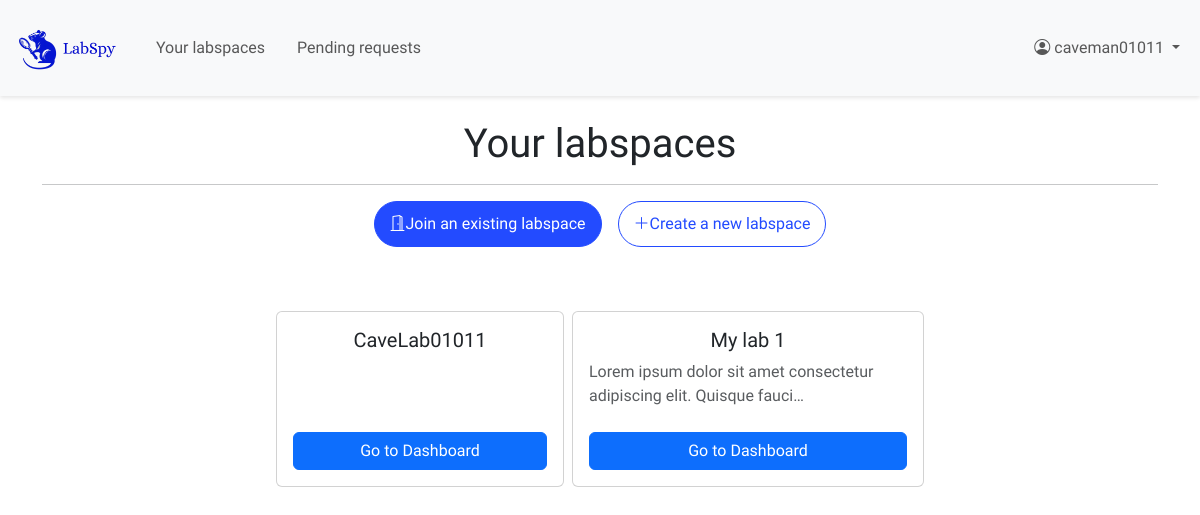
Screenshot of /labspaces/ (signed in) with the database file from the repository.
### users/models.py (models this page shows)
class CustomUser(AbstractUser):
    phone_number = models.CharField(max_length=8, blank=True, null=True)
    date_joined = models.DateTimeField(auto_now_add=True, null=True, blank=True)

### labspaces/models.py (models this page shows, shortened)
class Lab(models.Model):
    code = models.CharField(max_length=6, unique=True, null=True)
    name = models.CharField(max_length=255)
    description = models.TextField(null=True, blank=True, max_length=1024)
    contact_email = models.EmailField(null=True, blank=True)
    created_at = models.DateTimeField(auto_now_add=True)
    def __str__(self):
        return self.name

### labspaces/views.py (the view)
# urls.py: path('', views.home, name='home'),
@login_required
def home(request):
    user_labs_qs = Lab.objects.filter(
        labmembership__user=request.user,
        labmembership__role__in=["owner", "member"]
    ).distinct()
    user_labs = list(user_labs_qs)
    pending_labs_qs = Lab.objects.filter(
        labmembership__user=request.user,
        labmembership__role="pending"
    ).distinct()
    pending_labs = list(pending_labs_qs)
    form = LabJoinForm()
    print(f"User labs: {user_labs}")
    print(f"Pending labs: {pending_labs}")
    return render(
        request,
        'labspaces/home.html',
        {
            "user_labs": user_labs,
            "pending_labs": pending_labs,
            "join_form": form
        }
    )

### labspaces/context_processors.py (called while the page is built, shortened)
def lab_admin_status(request):
    context = {'user_is_admin': False, 'current_lab': None}
    if request.user.is_authenticated:
        try:
            lab_code = get_lab_code_from_url(request)
        except Exception as e:
            pass
    return context

### labspaces/util.py (called while the page is built)
def get_lab_code_from_url(request):
    lab_code = ""
    if request.user.is_authenticated:
        resolved = resolve(request.path)
        if 'code' in resolved.kwargs:
            lab_code = resolved.kwargs['code']
    return lab_code

### labspaces/templates/labspaces/home.html (shortened to what this page needs)
{% extends 'labspaces/layout.html' %}
{% block content %}
{% if user_labs %}
    <h1 class="text-center">Your labspaces</h1>
    <hr>
    <div class="d-flex justify-content-center gap-3 mb-5">
        <button class="btn-1 join-lab-btn"><i class="bi bi-door-open"></i>Join an existing labspace</button>
        <button class="btn-1 create-lab-btn" onclick="window.location.href='{% url 'labspaces:lab_create' %}'"><i class="bi bi-plus-lg"></i>Create a new labspace  </button>
    </div>
    <div class="mx-auto w-75 p-3 d-flex gap-2 align-items-start justify-content-center flex-wrap">
        {% for lab in user_labs %}
            <div class="lab-card card mb-3" style="min-width: 18rem; max-width: 22rem; height: 11rem;">
                <div class="card-body d-flex flex-column">
                    <h5 class="card-title text-center">{{ lab.name|truncatechars:20 }}</h5>
                    <p class="card-text text-muted">
                        {{ lab.description|truncatechars:70}}
                    </p>
                    <a href="{% url 'labspaces:labspace_view' code=lab.code %}" class="btn btn-primary mt-auto">Go to Dashboard</a>
                </div>
            </div>
        {% endfor %}
    </div>
{% endif %}
{% endblock %}

### labspaces/templates/labspaces/layout.html (shortened to what this page needs)
{% load static %}
{% load active_link_tags %}
<!DOCTYPE html>
<html lang="en">
<head>
    <link rel="stylesheet" href="{% static 'labspaces/styles.css' %}">
    <link href="https://cdn.jsdelivr.net/npm/bootstrap@5.3.0/dist/css/bootstrap.min.css" rel="stylesheet">
    <link href="https://cdn.jsdelivr.net/npm/bootstrap-icons@1.10.0/font/bootstrap-icons.css" rel="stylesheet">
</head>
<body>
    <nav class="navbar navbar-expand-lg navbar-light bg-light">
        <div class="container-fluid">
            <a class="navbar-brand" href="{% url 'labspaces:home' %}">
                <img src="{% static 'spy/labspy-mark-nobg.png' %}" alt="LabSpy" style="width: 120px; height: 70px;" >
            </a>
            <div class="collapse navbar-collapse" id="navbarNav">
                <ul class="navbar-nav me-auto gap-3">
                    <li class="nav-item">
                        <a class="nav-link {% active_link 'home' 'active' %}" href="{% url "labspaces:home" %}">Your labspaces</a>
                    </li>
                    <li class="nav-item">
                        <a class="nav-link {% active_link 'user_pending_labs' 'active' %}" href="{% url "labspaces:user_pending_labs" %}">Pending requests</a>
                    </li>
                </ul>
                <ul class="navbar-nav">
                    {% if user.is_authenticated %}
                        <li class="nav-item dropdown">
                            <a class="nav-link dropdown-toggle" href="#" role="button" data-bs-toggle="dropdown">
                                <i class="bi bi-person-circle"></i> {{ user.username }}
                            </a>
                        </li>
                    {% endif %}
                </ul>
            </div>
        </div>
    </nav>
    <main class="container mt-4">
        {% block content %}
        {% endblock %}
    </main>
</body>
</html>

### labspaces/static/labspaces/styles.css (style rules this page uses)
* { margin: 0; padding: 0; box-sizing: border-box; font-family: 'Urbanist', sans-serif; }
.navbar { background: white; box-shadow: 0 2px 4px rgba(0,0,0,0.1); }
.navbar-brand img { width: 120px; height: 70px; }
.btn-1 { padding: 10px 15px; border-radius: 24px; cursor: pointer; font-size: 16px; }
.join-lab-btn { background-color: #234bff; color: white; border: 1px solid #234bff; transition: all 0.3s; }
.create-lab-btn { background-color: #ffffff; color: #234bff; border: 1px solid #234bff; transition: all 0.3s; }
.lab-card { transition: all 0.3s; }

### rows the page displays
CustomUser: username "caveman01011"
Lab: name "CaveLab01011"
Lab: name "My lab 1", description "Lorem ipsum dolor sit amet consectetur adipiscing elit. Quisque fauci…"
